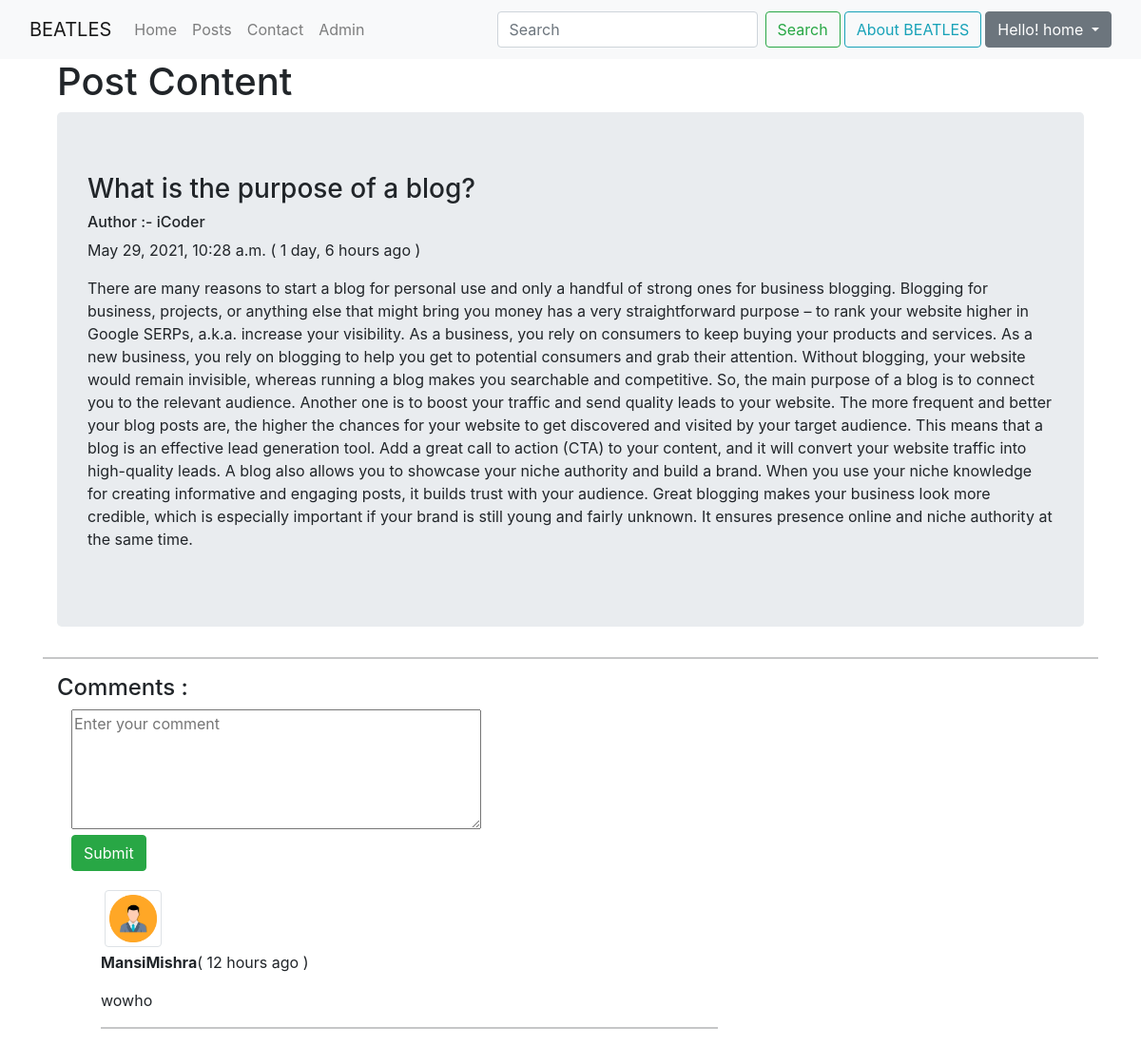
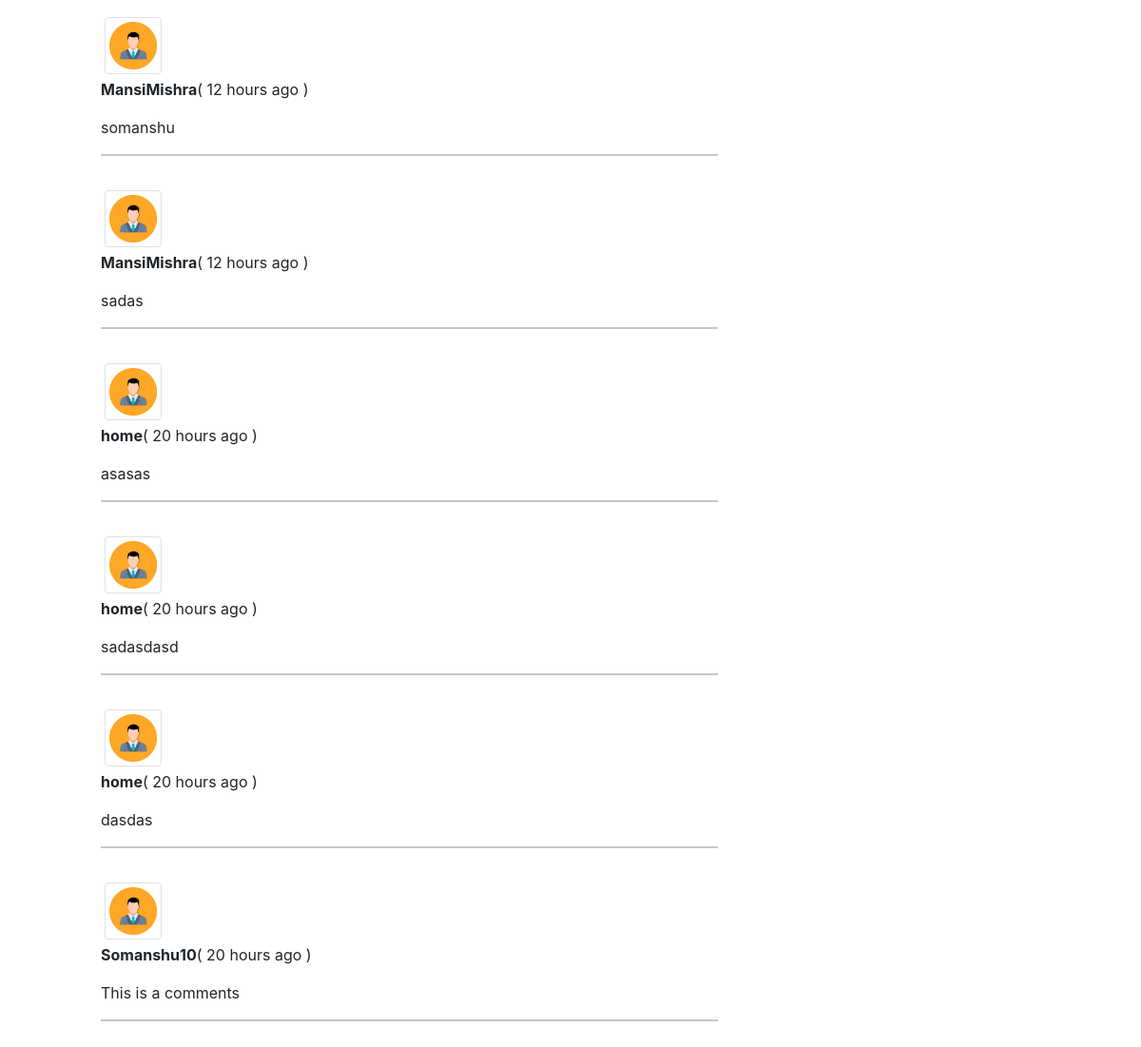
/posts/Blog-info/ (signed in), run on the app's committed database (2 pictures, top to bottom).
### CompanyPost/models.py (models this page shows, shortened)
class PostsInfo(models.Model):
    sno = models.AutoField(primary_key=True)
    title = models.CharField(max_length=255)
    content = models.TextField()
    author = models.CharField(max_length=20)
    slug = models.SlugField(max_length = 130,unique=True)
    timeStamp = models.DateTimeField(blank=True)

class PostComment(models.Model):
    sno = models.AutoField(primary_key=True)
    comment = models.TextField(blank=True)
    user = models.ForeignKey(User,on_delete=models.CASCADE)
    post = models.ForeignKey(PostsInfo,on_delete=models.CASCADE)
    parent = models.ForeignKey('self',on_delete=models.CASCADE,null=True,blank=True)
    timestamp = models.DateTimeField(default=now)

### CompanyPost/views.py (the view)
# urls.py: path('<str:slug>/',views.postcontent,name="postcontent"),
def postcontent(request,slug):
    slug_post = PostsInfo.objects.filter(slug=slug)
    comments = list(PostComment.objects.filter(post__in=slug_post))
    comments.reverse()
    user = request.user
    hsu = HandleSignUp.objects.filter(username=user)
    context={'slug_post':slug_post,'comments':comments,'hsu':hsu}
    return render(request,'companyposts/postcontent.html',context)

### templates/companyposts/postcontent.html (shortened to what this page needs)
{% extends 'base.html' %}
{% block body %}
<div class="container">
    <h1>Post Content</h1>
  <div class="jumbotron">
    {% for post in slug_post %}
    <h3>{{post.title}}</h3>
    <h6>Author :- {{post.author}}</h6>
    <p>{{post.timeStamp}} ( {{post.timeStamp | naturaltime}} )</p>
    <p>{{post.content}}</p>
  </div>
</div>
<hr>
<div class="container">
  <h4>Comments :</h4>
  <div class="container">
  {% if user.is_authenticated %}
    <form action="/posts/postComments/" method="POST">
      <textarea name="comment" placeholder="Enter your comment" cols="40" rows="5"></textarea><br>
      <button class="btn btn-success btn-success  " role="button" type="submit" value="submit">Submit</button>
    {% endif %}
      {% for comment in comments %}
      <div class="row m-3">
        <div class="col-md-5 m-1">
        <image class="img-thumbnail" x="0" y="0" height="100%" preserveAspectRatio="xMidYMid slice" width="100%" src="/static/images/user.png" style="height: 60px; width: 60px;"></image>
      </div>
        <div class="col-md-8   ">
          <b>{{comment.user.username}}</b>( {{comment.timestamp | naturaltime}} )<p></p>
          {{comment.comment}}
          <hr>
        </div>
      </div>
    </form>
    {% endfor %}
  </div>
</div>
{% endfor %}
{% endblock body %}

### templates/base.html (shortened to what this page needs)
<!doctype html>
{% load static %}
{% load humanize %}
<html lang="en">
<head>
  <link href="https://cdn.jsdelivr.net/npm/bootstrap@5.0.1/dist/css/bootstrap.min.css" rel="stylesheet"
>
  <link rel="stylesheet" href="https://cdn.jsdelivr.net/npm/bootstrap@4.6.0/dist/css/bootstrap.min.css"
>
</head>
<body>
  <nav class="navbar navbar-expand-lg navbar-light bg-light">
    <div class="container-fluid">
      <a class="navbar-brand" href="/">BEATLES</a>
      <div class="collapse navbar-collapse" id="navbarSupportedContent">
        <ul class="navbar-nav me-auto mb-2 mb-lg-0">
          <li class="nav-item">
            <a class="nav-link {% block homeactive %}{% endblock homeactive %}" aria-current="page" href="/">Home</a>
          </li>
          <li class="nav-item">
            <a class="nav-link {% block postsactive %}{% endblock postsactive %} " href="{% url 'posthome' %}">Posts</a>
          </li>
          <li class="nav-item">
            <a class="nav-link {% block contactactive %}{% endblock contactactive %}"
              href="{% url 'contact' %} ">Contact</a>
          </li>
          <li class="nav-item">
            <a class="nav-link " href="/admin ">Admin</a>
          </li>
        </ul>
        <form class="d-flex" method="GET" action="/search">
          <input class="form-control me-2" type="search" placeholder="Search" aria-label="Search" id="search"
            name="query">
          <button for="search" class="btn btn-outline-success" type="submit">Search</button>
        </form>
        <a class="btn btn-outline-info m-1 " data-bs-toggle="offcanvas" href="#offcanvasExample" role="button"
          aria-controls="offcanvasExample">
          About BEATLES
        </a>
        {% if user.is_authenticated %}
        <div class="dropdown">
          <button class="btn btn-secondary dropdown-toggle" type="button" id="dropdownMenuButton1"
            data-bs-toggle="dropdown" aria-expanded="false">
            Hello! {{user.username}}
          </button>
        </div>
        {% else %}
        {% block signup %}{% endblock signup %}
        {% block login %}{% endblock login %}
        {% endif %}
      </div>
    </div>
  </nav>
  <div class="container">
  </div>
  {% block body %}
  {% endblock body %}
</body>
</html>

### data on the page
PostsInfo: title "What is the purpose of a blog?", author "iCoder", timeStamp "May 29, 2021, 10:28 a.m.", timeStamp "1 day, 6 hours ago", content "There are many reasons to start a blog for personal use and only a handful of strong ones for business blogging. Blogging for business, projects, or anything else that might bring you money has a very straightforward purpose – to rank your website higher in Google SERPs, a.k.a. increase your visibility. As a business, you rely on consumers to keep buying your products and services. As a new business, you rely on blogging to help you get to potential consumers and grab their attention. Without blogging, your website would remain invisible, whereas running a blog makes you searchable and competitive. So, the main purpose of a blog is to connect you to the relevant audience. Another one is to…"
PostComment: user.username "MansiMishra", timestamp "12 hours ago", comment "wowho"
PostComment: user.username "MansiMishra", timestamp "12 hours ago", comment "somanshu"
PostComment: user.username "MansiMishra", timestamp "12 hours ago", comment "sadas"
PostComment: user.username "home", timestamp "20 hours ago", comment "asasas"
PostComment: user.username "home", timestamp "20 hours ago", comment "sadasdasd"
PostComment: user.username "home", timestamp "20 hours ago", comment "dasdas"
PostComment: user.username "Somanshu10", timestamp "20 hours ago", comment "This is a comments"

### other printed values
{{ user.username }} "home"
